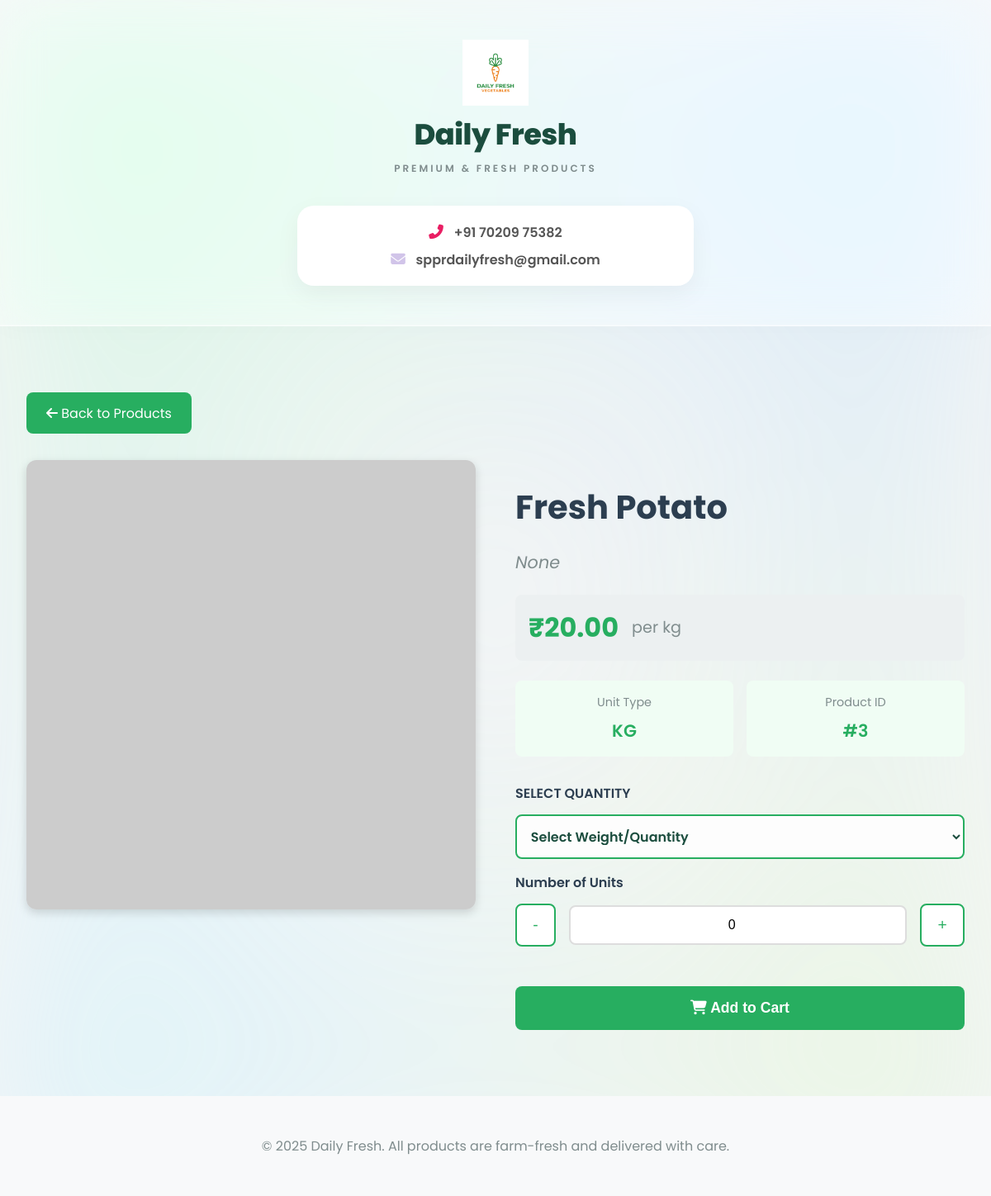
Page /product/3/ on the committed database.
### New dango/store/models.py (models this page shows, shortened)
class Product(models.Model):
    name = models.CharField(max_length=100)
    local_name = models.CharField(max_length=100, blank=True, null=True)
    price = models.DecimalField(max_digits=6, decimal_places=2)
    unit = models.CharField(max_length=20, default='kg')
    image = models.ImageField(upload_to='products/', blank=True, null=True)
    description = models.TextField(blank=True, null=True)

### New dango/store/views.py (the view)
# urls.py: path('product/<int:pk>/', views.product_detail, name='product_detail'),
def product_detail(request, pk):
    product = get_object_or_404(Product, pk=pk)
    return render(request, 'store/product_detail.html', {'product': product})

### New dango/store/templates/store/product_detail.html (shortened to what this page needs)
<!DOCTYPE html>
<html lang="en">
<head>
    <link rel="stylesheet" href="/static/store/style.css">
    <link rel="stylesheet" href="https://cdn.jsdelivr.net/npm/@fortawesome/fontawesome-free@6.4.2/css/all.min.css">
</head>
<body>
    <header>
        <div class="logo-container">
            <img src="/static/store/images/logo.png" alt="Daily Fresh Logo" class="logo">
            <h1>Daily Fresh</h1>
            <p>PREMIUM & FRESH PRODUCTS</p>
        </div>
        <div class="contact-info">
            <p><i class="fas fa-phone-alt"></i> +91 70209 75382</p>
            <p><i class="fas fa-envelope"></i> spprdailyfresh@gmail.com</p>
        </div>
    </header>
    <main class="product-detail-container">
        <a href="/" class="back-button"><i class="fas fa-arrow-left"></i> Back to Products</a>
        <div class="detail-content">
            <div class="product-image-section">
                <img src="{% if product.image %}{{ product.image.url }}{% else %}https://placehold.co/400x400?text={{ product.name }}{% endif %}"
                    alt="{{ product.name }}">
            </div>
            <div class="product-info-section">
                <h1>{{ product.name }}</h1>
                <p class="product-local-name">{{ product.local_name }}</p>
                <div class="price-unit-section">
                    <div class="price-display">₹{{ product.price }}</div>
                    <div class="unit-display">per {{ product.unit }}</div>
                </div>
                <div class="info-grid">
                    <div class="info-item">
                        <label>Unit Type</label>
                        <value>{{ product.unit|upper }}</value>
                    </div>
                    <div class="info-item">
                        <label>Product ID</label>
                        <value>#{{ product.id }}</value>
                    </div>
                </div>
                <div class="quantity-section">
                    <label>SELECT QUANTITY</label>
                    <select id="weight-select" class="quantity-select">
                        <option value="Select Weight">Select Weight/Quantity</option>
                    </select>
                    <label>Number of Units</label>
                    <div class="quantity-controls">
                        <button onclick="decreaseQty()">-</button>
                        <input type="number" id="qty-input" value="0" readonly>
                        <button onclick="increaseQty()">+</button>
                    </div>
                </div>
                <button class="add-to-cart-btn" onclick="addToCart()">
                    <i class="fas fa-shopping-cart"></i> Add to Cart
                </button>
            </div>
        </div>
    </main>
    <footer style="text-align: center; padding: 2rem; background: #f8f9fa; margin-top: 3rem; color: #7f8c8d;">
        <p>&copy; 2025 Daily Fresh. All products are farm-fresh and delivered with care.</p>
    </footer>
</body>
</html>

### New dango/store/static/store/style.css (style rules this page uses)
body { font-family: 'Poppins', sans-serif; color: #1d1d1f; margin: 0; padding: 0; min-height: 100vh; background: #f5f5f7; position: relative; overflow-x: hidden; }
body::before { content: ''; position: fixed; top: 0; left: 0; width: 100%; height: 100%; z-index: -1; background: radial-gradient(at 0% 0%, rgba(132, 250, 176, 0.3) 0px, transparent 50%), radial-gradient(at 100% 0%, rgba(143, 211, 244, 0.3) 0px, transparent 50%), radial-gradient(at 100% 100%, rgba(200, 250, 180, 0.3) 0px, transparent 50%), radial-gradient(at 0% 100%, rgba(160, 240, 255, 0.3) 0px, transparent 50%); filter: blur(100px); animation: meshMove 20s ease-in-out infinite alternate; }
header { text-align: center; padding: 3rem 2rem; background: rgba(255, 255, 255, 0.45); backdrop-filter: blur(25px) saturate(180%); -webkit-backdrop-filter: blur(25px) saturate(180%); border-bottom: 1px solid rgba(255, 255, 255, 0.6); margin-bottom: 3rem; box-shadow: 0 4px 30px rgba(0, 0, 0, 0.02), inset 0 -1px 0 rgba(255, 255, 255, 0.3); }
.logo-container { display: flex; flex-direction: column; align-items: center; margin-bottom: 1.5rem; }
.logo-container img.logo { width: 80px; height: auto; margin-bottom: 0.5rem; }
.logo-container h1 { font-size: 2.2rem; color: #1b4d3e; margin: 0; font-weight: 800; letter-spacing: -0.5px; }
.logo-container p { color: #7f8c8d; font-size: 0.75rem; letter-spacing: 3px; margin-top: 0.4rem; text-transform: uppercase; font-weight: 600; }
.contact-info { margin: 0 auto; display: flex; flex-direction: column; align-items: center; justify-content: center; gap: 0.5rem; background: #ffffff; padding: 1.2rem 2.5rem; border-radius: 20px; box-shadow: 0 10px 30px rgba(0, 0, 0, 0.05); max-width: 400px; width: 90%; position: relative; z-index: 10; }
.contact-info p { margin: 0; font-size: 1rem; color: #555; font-weight: 600; display: flex; align-items: center; gap: 0.8rem; }
.contact-info i.fa-phone-alt { color: #e91e63; font-size: 1.1rem; }
.contact-info i.fa-envelope { color: #d1c4e9; font-size: 1.1rem; }
.quantity-select { width: 100%; padding: 0.8rem 1rem; border: 2px solid #66bb6a; border-radius: 12px; background: #fdfdfd; font-size: 1rem; font-weight: 600; margin-bottom: 0.5rem; outline: none; color: #1b4d3e; font-family: inherit; cursor: pointer; box-sizing: border-box; transition: all 0.3s ease; }

### rows in the picture
Product: name "Fresh Potato", local_name "None", price "20.00", unit "kg", unit "KG", id "3"
